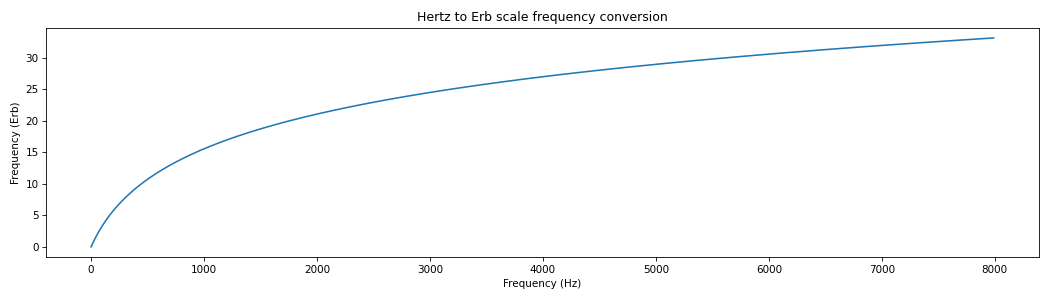

This figure's Python source:
import matplotlib.pyplot as plt
from spafe.utils.converters import hz2erb

# generate freqs array -> convert freqs
hz_freqs = [freq for freq in range(0, 8000, 10)]
erb_freqs = [hz2erb(freq) for freq in hz_freqs]

# visualize conversion
plt.figure(figsize=(14,4))
plt.plot(hz_freqs, erb_freqs)
plt.xlabel("Frequency (Hz)")
plt.ylabel("Frequency (Erb)")
plt.title("Hertz to Erb scale frequency conversion")
plt.tight_layout()
plt.show()
